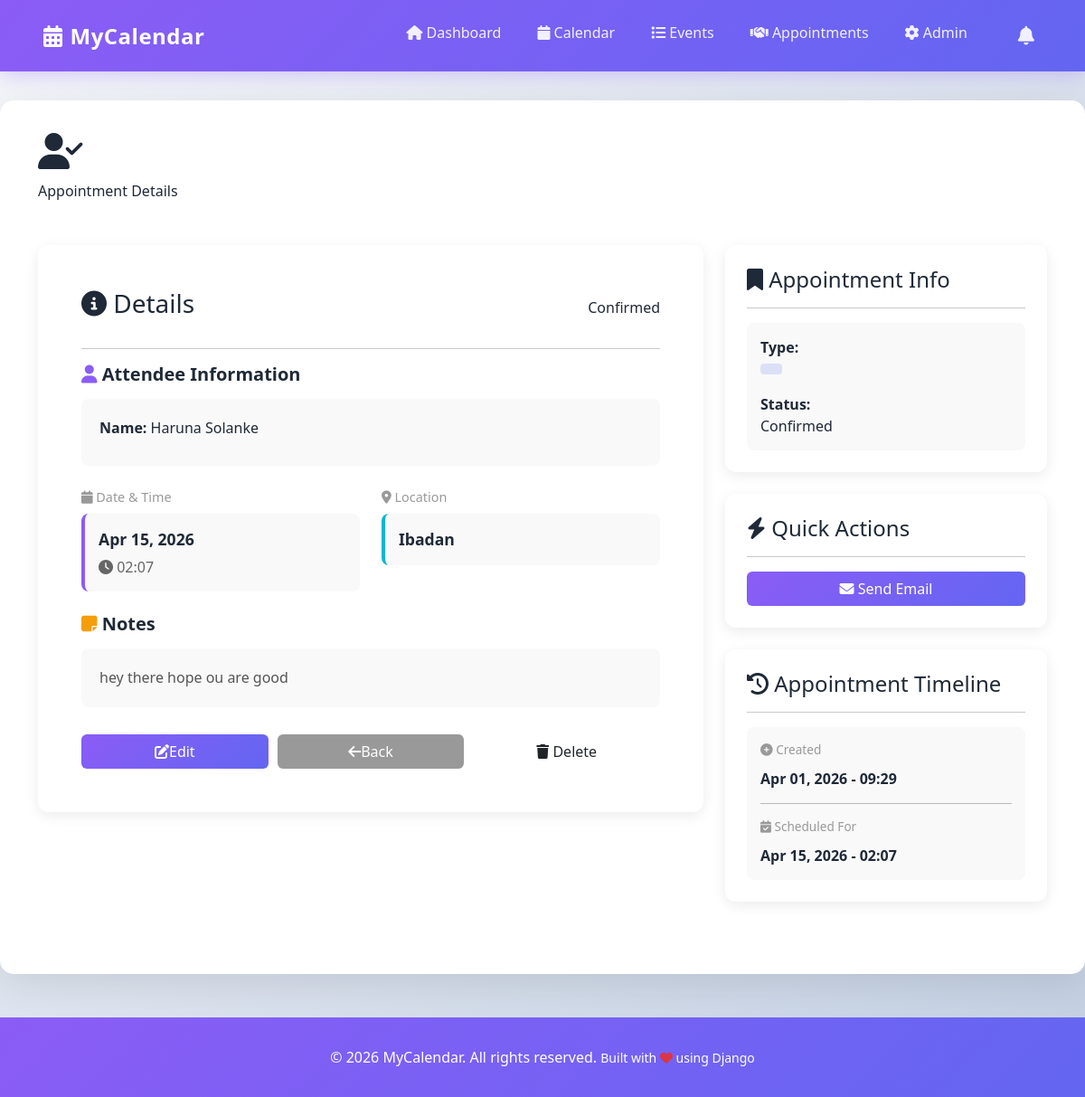
The page /appointments/1/ (signed in) on the database its author committed.
### events/models.py (models this page shows, shortened)
class Appointment(models.Model):
    STATUS_CHOICES = [
        ('pending', 'Pending'),
        ('confirmed', 'Confirmed'),
        ('completed', 'Completed'),
        ('cancelled', 'Cancelled'),
        ('no_show', 'No Show'),
    ]
    APPOINTMENT_TYPE_CHOICES = [
        ('consultation', 'Consultation'),
        ('meeting', 'Meeting'),
        ('checkup', 'Check-up'),
        ('service', 'Service'),
        ('other', 'Other'),
    ]
    user = models.ForeignKey(User, on_delete=models.CASCADE, related_name='appointments')
    appointment_type = models.CharField(max_length=20, choices=APPOINTMENT_TYPE_CHOICES, default='meeting')
    start_time = models.DateTimeField()
    location = models.CharField(max_length=255)
    status = models.CharField(max_length=20, choices=STATUS_CHOICES, default='pending')
    attendee_name = models.CharField(max_length=200, blank=True, null=True)
    attendee_email = models.EmailField(blank=True, null=True)
    attendee_phone = models.CharField(max_length=20, blank=True, null=True)
    notes = models.TextField(blank=True, null=True)
    created_at = models.DateTimeField(auto_now_add=True)
    updated_at = models.DateTimeField(auto_now=True)
    class Meta:
        ordering = ['start_time']
        indexes = [
            models.Index(fields=['user', 'start_time']),
        ]

### events/views.py (the view)
# urls.py: path('appointments/<int:pk>/', views.appointment_detail, name='appointment_detail'),
@login_required(login_url='admin:login')
def appointment_detail(request, pk):
    appointment = get_object_or_404(Appointment, pk=pk, user=request.user)
    context = {'appointment': appointment}
    return render(request, 'events/appointment_detail.html', context)

### events/templates/events/appointment_detail.html (shortened to what this page needs)
{% extends 'base.html' %}
{% block content %}
<div class="container-fluid">
    <div class="page-header">
        <div class="container">
            <h1><i class="fas fa-user-check"></i> {{ appointment.get_type_display }}</h1>
            <p>Appointment Details</p>
        </div>
    </div>
    <div class="container mt-5 mb-5">
        <div class="row">
            <div class="col-md-8 mb-4">
                <div class="card-modern p-5">
                    <div class="d-flex justify-content-between align-items-center mb-4">
                        <h3><i class="fas fa-info-circle"></i> Details</h3>
                        <span class="status-badge status-{{ appointment.status|lower }}">{{ appointment.get_status_display }}</span>
                    </div>
                    <hr>
                    <div class="mb-4">
                        <h5 style="color: var(--dark); font-weight: 700; margin-bottom: 15px;">
                            <i class="fas fa-user" style="color: var(--primary);"></i> Attendee Information
                        </h5>
                        <div style="background: #f9f9f9; padding: 20px; border-radius: 8px;">
                            <p style="margin: 0 0 10px 0;">
                                <strong>Name:</strong> {{ appointment.attendee_name }}
                            </p>
                        </div>
                    </div>
                    <div class="row mb-4">
                        <div class="col-md-6">
                            <p style="color: #999; font-size: 0.9rem; margin-bottom: 8px;">
                                <i class="fas fa-calendar"></i> Date & Time
                            </p>
                            <div style="background: #f9f9f9; padding: 15px; border-radius: 8px; border-left: 4px solid var(--primary);">
                                <p style="margin: 0; font-weight: 600; font-size: 1.1rem;">
                                    {{ appointment.start_time|date:'M d, Y' }}
                                </p>
                                <p style="margin: 5px 0 0 0; color: #666;">
                                    <i class="fas fa-clock"></i> {{ appointment.start_time|time:'H:i' }}
                                </p>
                            </div>
                        </div>
                        {% if appointment.location %}
                        <div class="col-md-6">
                            <p style="color: #999; font-size: 0.9rem; margin-bottom: 8px;">
                                <i class="fas fa-map-marker-alt"></i> Location
                            </p>
                            <div style="background: #f9f9f9; padding: 15px; border-radius: 8px; border-left: 4px solid var(--info);">
                                <p style="margin: 0; font-weight: 600; font-size: 1.1rem;">
                                    {{ appointment.location }}
                                </p>
                            </div>
                        </div>
                        {% endif %}
                    </div>
                    {% if appointment.notes %}
                    <div class="mb-4">
                        <h5 style="color: var(--dark); font-weight: 700; margin-bottom: 15px;">
                            <i class="fas fa-sticky-note" style="color: var(--warning);"></i> Notes
                        </h5>
                        <div style="background: #f9f9f9; padding: 20px; border-radius: 8px;">
                            <p style="margin: 0; line-height: 1.6; color: #555;">{{ appointment.notes }}</p>
                        </div>
                    </div>
                    {% endif %}
                    <div style="display: grid; grid-template-columns: 1fr 1fr 1fr; gap: 10px; margin-top: 30px;">
                        <a href="{% url 'events:edit_appointment' appointment.pk %}" class="btn btn-primary-modern" style="text-decoration: none; display: flex; align-items: center; justify-content: center;">
                            <i class="fas fa-edit"></i> Edit
                        </a>
                        <a href="{% url 'events:appointment_list' %}" class="btn btn-primary-modern" style="background: #999; text-decoration: none; display: flex; align-items: center; justify-content: center;">
                            <i class="fas fa-arrow-left"></i> Back
                        </a>
                        <form method="POST" action="{% url 'events:delete_appointment' appointment.pk %}" onsubmit="return confirm('Delete this appointment?');">
                            <button type="submit" class="btn btn-danger-modern w-100">
                                <i class="fas fa-trash"></i> Delete
                            </button>
                        </form>
                    </div>
                </div>
            </div>
            <div class="col-md-4">
                <div class="card-modern p-4 mb-4">
                    <h4><i class="fas fa-bookmark"></i> Appointment Info</h4>
                    <hr>
                    <div style="background: #f9f9f9; padding: 15px; border-radius: 8px;">
                        <p style="margin: 0 0 10px 0;">
                            <strong>Type:</strong><br>
                            <span style="display: inline-block; background: rgba(102, 126, 234, 0.2); color: var(--primary); padding: 6px 12px; border-radius: 4px; font-size: 0.9rem; font-weight: 600; margin-top: 5px;">
                            </span>
                        </p>
                        <p style="margin: 15px 0 0 0;">
                            <strong>Status:</strong><br>
                            <span class="status-badge status-{{ appointment.status|lower }}" style="margin-top: 5px;">
                                {{ appointment.get_status_display }}
                            </span>
                        </p>
                    </div>
                </div>
                <div class="card-modern p-4 mb-4">
                    <h4><i class="fas fa-bolt"></i> Quick Actions</h4>
                    <hr>
                    <div style="display: grid; gap: 10px;">
                        <a href="mailto:{{ appointment.email }}" class="btn btn-primary-modern" style="text-decoration: none; text-align: center;">
                            <i class="fas fa-envelope"></i> Send Email
                        </a>
                    </div>
                </div>
                <div class="card-modern p-4">
                    <h4><i class="fas fa-history"></i> Appointment Timeline</h4>
                    <hr>
                    <div style="background: #f9f9f9; padding: 15px; border-radius: 8px;">
                        <p style="margin: 0 0 10px 0; color: #999; font-size: 0.85rem;">
                            <i class="fas fa-plus-circle"></i> Created
                        </p>
                        <p style="margin: 0; font-weight: 600;">
                            {{ appointment.created_at|date:'M d, Y - H:i' }}
                        </p>
                        <hr style="margin: 15px 0; opacity: 0.3;">
                        <p style="margin: 0 0 10px 0; color: #999; font-size: 0.85rem;">
                            <i class="fas fa-calendar-check"></i> Scheduled For
                        </p>
                        <p style="margin: 0; font-weight: 600;">
                            {{ appointment.start_time|date:'M d, Y - H:i' }}
                        </p>
                    </div>
                </div>
            </div>
        </div>
    </div>
</div>
{% endblock %}

### calendars/templates/base.html (style rules this page uses)
:root { --primary: #8b5cf6; --secondary: #6366f1; --success: #10b981; --danger: #ef4444; --warning: #f59e0b; --info: #06b6d4; --dark: #1f2937; --light: #f3f4f6; }
* { margin: 0; padding: 0; box-sizing: border-box; }
body { font-family: 'Segoe UI', Tahoma, Geneva, Verdana, sans-serif; background: linear-gradient(135deg, #f5f7fa 0%, #c3cfe2 100%); min-height: 100vh; color: var(--dark); }
.card-modern { border: none; border-radius: 12px; box-shadow: 0 4px 15px rgba(0, 0, 0, 0.08); transition: all 0.3s ease; }
.btn-primary-modern { background: linear-gradient(135deg, var(--primary) 0%, var(--secondary) 100%); color: white; }

### rows shown on the page
Appointment: status "Confirmed", attendee_name "Haruna Solanke", start_time "Apr 15, 2026", start_time "02:07", location "Ibadan", notes "hey there hope ou are good", created_at "Apr 01, 2026 - 09:29", start_time "Apr 15, 2026 - 02:07"
